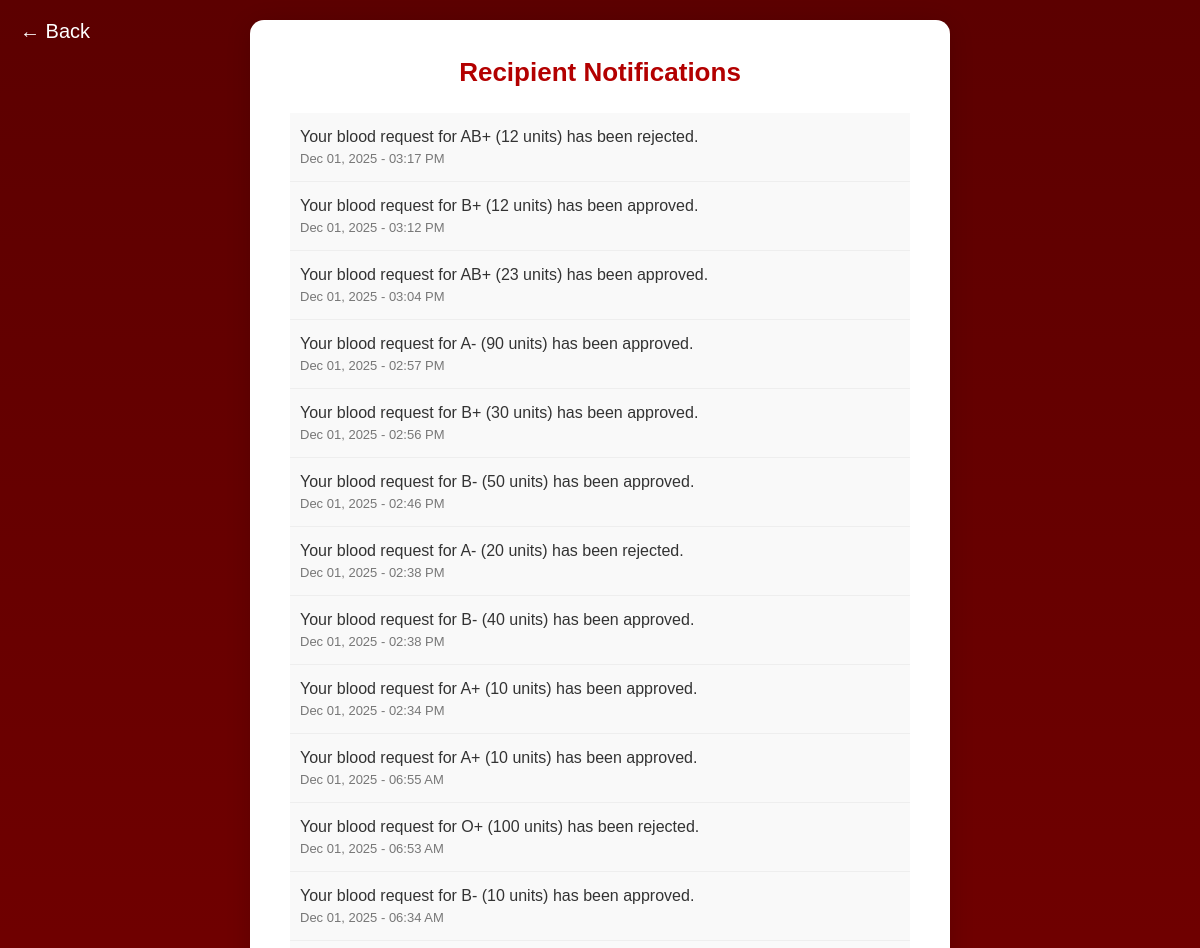
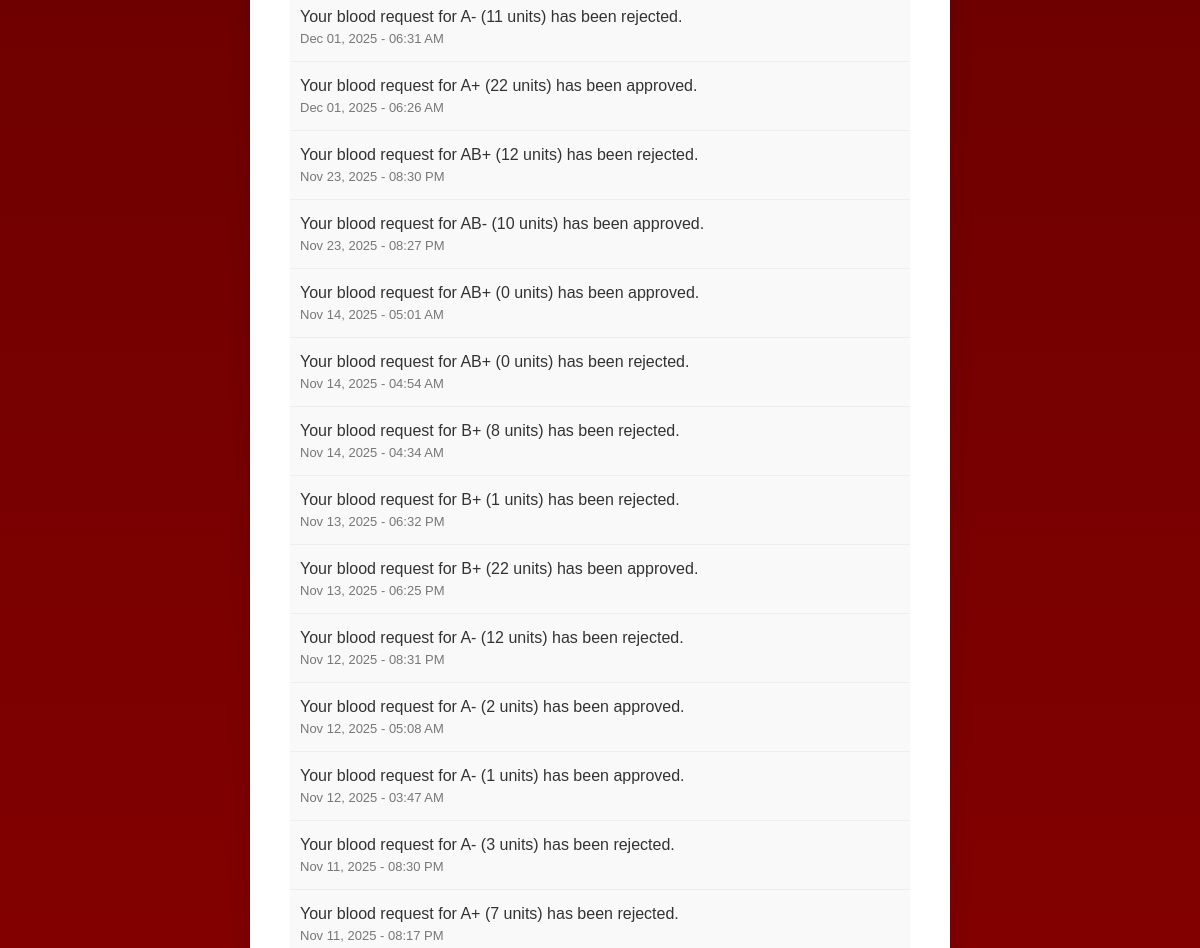
/recipient/notifications/ (signed in, upper part), run on an earlier commit of the app's database (2 pictures, top to bottom).
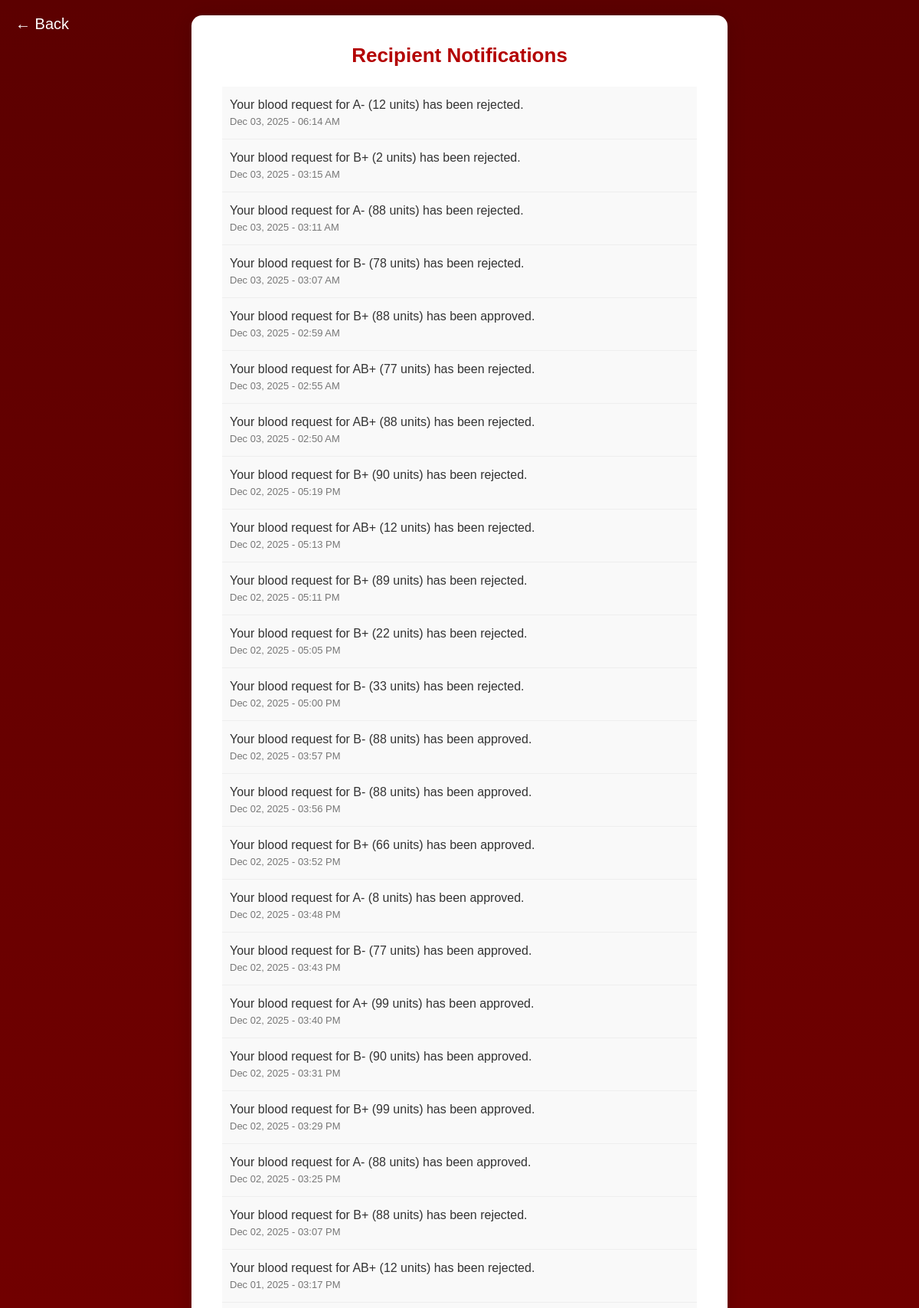
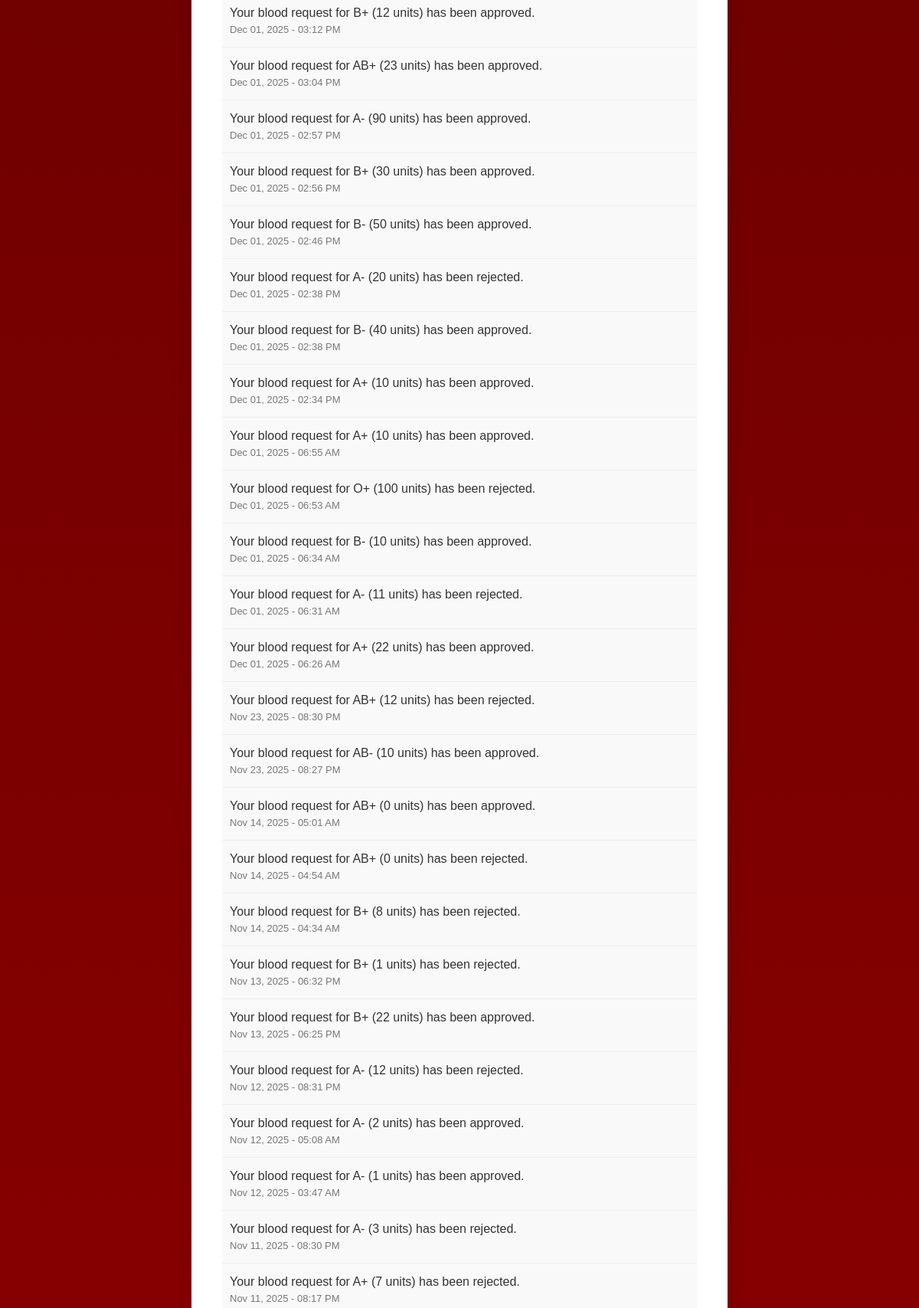
And on a later commit of the database (2 pictures, top to bottom).
### blood_bank_app/models.py (models this page shows, shortened)
class RecipientNotification(models.Model):
    recipient = models.ForeignKey(User, on_delete=models.CASCADE, related_name='recipient_notifications')
    message = models.TextField()
    created_at = models.DateTimeField(auto_now_add=True)
    is_read = models.BooleanField(default=False)
    class Meta:
        ordering = ['-created_at']
        verbose_name_plural = "Recipient Notifications"

### blood_bank_app/views.py (the view)
# urls.py: path('recipient/notifications/', views.recipient_notifications, name='recipient_notifications'),
@login_required
def recipient_notifications(request):
    notifications = RecipientNotification.objects.filter(recipient=request.user).order_by('-created_at')
    unread_notifications = notifications.filter(is_read=False)
    read_notifications = notifications.filter(is_read=True)
    context = {
        'unread_notifications': unread_notifications,
        'read_notifications': read_notifications,
        'unread_count': unread_notifications.count(),
    }
    return render(request, "recipient/recipient_notifications.html", context)

### blood_bank_app/templates/recipient/recipient_notifications.html (shortened to what this page needs)
{% extends 'master.html' %}
{% load static %}
{% block content %}
<a href="javascript:history.back()" class="back-arrow">&#8592; Back</a>
<div class="notification-page">
  <div class="notification-container">
    <h1>Recipient Notifications</h1>
    {% if read_notifications %}
      <ul class="notification-list">
        {% for note in read_notifications %}
          <li class="notification-item read">
            <div class="message">{{ note.message }}</div>
            <div class="timestamp">{{ note.created_at|date:"M d, Y - h:i A" }}</div>
          </li>
        {% endfor %}
      </ul>
    {% endif %}
  </div>
</div>
{% endblock %}

What changed in the data, as far as the page shows it:
added RecipientNotification: message "Your blood request for A- (12 units) has been rejected.", created_at "Dec 03, 2025 - 06:14 AM"
added RecipientNotification: message "Your blood request for B+ (2 units) has been rejected.", created_at "Dec 03, 2025 - 03:15 AM"
added RecipientNotification: message "Your blood request for A- (88 units) has been rejected.", created_at "Dec 03, 2025 - 03:11 AM"
added RecipientNotification: message "Your blood request for B- (78 units) has been rejected.", created_at "Dec 03, 2025 - 03:07 AM"
added RecipientNotification: message "Your blood request for B+ (88 units) has been approved.", created_at "Dec 03, 2025 - 02:59 AM"
added RecipientNotification: message "Your blood request for AB+ (77 units) has been rejected.", created_at "Dec 03, 2025 - 02:55 AM"
added RecipientNotification: message "Your blood request for AB+ (88 units) has been rejected.", created_at "Dec 03, 2025 - 02:50 AM"
added RecipientNotification: message "Your blood request for B+ (90 units) has been rejected.", created_at "Dec 02, 2025 - 05:19 PM"
added RecipientNotification: message "Your blood request for AB+ (12 units) has been rejected.", created_at "Dec 02, 2025 - 05:13 PM"
added RecipientNotification: message "Your blood request for B+ (89 units) has been rejected.", created_at "Dec 02, 2025 - 05:11 PM"
added RecipientNotification: message "Your blood request for B+ (22 units) has been rejected.", created_at "Dec 02, 2025 - 05:05 PM"
added RecipientNotification: message "Your blood request for B- (33 units) has been rejected.", created_at "Dec 02, 2025 - 05:00 PM"
added RecipientNotification: message "Your blood request for B- (88 units) has been approved.", created_at "Dec 02, 2025 - 03:57 PM"
added RecipientNotification: message "Your blood request for B- (88 units) has been approved.", created_at "Dec 02, 2025 - 03:56 PM"
added RecipientNotification: message "Your blood request for B+ (66 units) has been approved.", created_at "Dec 02, 2025 - 03:52 PM"
added RecipientNotification: message "Your blood request for A- (8 units) has been approved.", created_at "Dec 02, 2025 - 03:48 PM"
added RecipientNotification: message "Your blood request for B- (77 units) has been approved.", created_at "Dec 02, 2025 - 03:43 PM"
added RecipientNotification: message "Your blood request for A+ (99 units) has been approved.", created_at "Dec 02, 2025 - 03:40 PM"
added RecipientNotification: message "Your blood request for B- (90 units) has been approved.", created_at "Dec 02, 2025 - 03:31 PM"
added RecipientNotification: message "Your blood request for B+ (99 units) has been approved.", created_at "Dec 02, 2025 - 03:29 PM"
added RecipientNotification: message "Your blood request for A- (88 units) has been approved.", created_at "Dec 02, 2025 - 03:25 PM"
added RecipientNotification: message "Your blood request for B+ (88 units) has been rejected.", created_at "Dec 02, 2025 - 03:07 PM"
